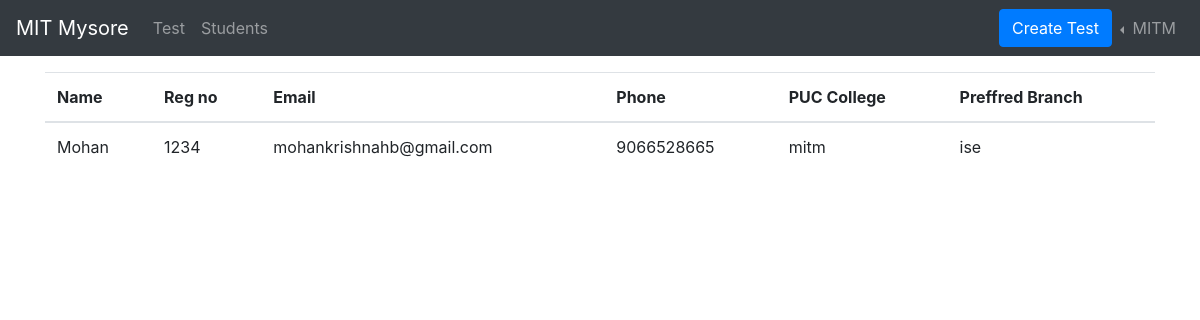
The page /i/student-list (signed in) on the database its author committed.
### users/models.py (models this page shows, shortened)
class Institute(models.Model):
    name = models.CharField(max_length=100)
    email = models.EmailField(unique=True)
    password = models.CharField(max_length=257)
    institute_code = models.CharField(
        max_length=20, default=random_code, unique=True)

class Student(models.Model):
    reg_no = models.CharField(max_length=20, blank=True, null=True)
    name = models.CharField(max_length=50)
    email = models.EmailField(unique=True)
    phone_number = models.CharField(max_length=20, unique=True)
    password = models.CharField(max_length=257)
    puc_college = models.CharField(max_length=200, blank=True, null=True)
    preffered_branch = models.CharField(max_length=100, blank=True, null=True)
    institute = models.ForeignKey(
        Institute, on_delete=models.CASCADE, related_name="students")

### users/views.py (the view)
# urls.py: path('i/student-list', views.studentList),
def studentList(request):
    if request.session.get('institute', False):
        email = request.session['institute']
        if Institute.objects.filter(email=email).exists():
            institute = Institute.objects.filter(email=email)[0]
            students = Student.objects.all()
            return render(request, "students.html", {"students": students, "institute": institute})
        else:
            return redirect('/log-in')
    else:
        return redirect('/log-in')

### templates/students.html (shortened to what this page needs)
{% extends "nav_institute.html" %} {% block content %}
<div class="container my-3">
    <div class="row">
        <div class="col">
            <div class="table-responsive">
                <table class="table">
                    <thead>
                        <tr>
                            <th>Name</th>
                            <th>Reg no</th>
                            <th>Email</th>
                            <th>Phone</th>
                            <th>PUC College</th>
                            <th>Preffred Branch</th>
                        </tr>
                    </thead>
                    <tbody>
                        {% for student in students %}
                        <tr>
                            <td>{{student.name}}</td>
                            <td>{{student.reg_no}}</td>
                            <td>{{student.email}}</td>
                            <td>{{student.phone_number}}</td>
                            <td>{{student.puc_college}}</td>
                            <td>{{student.preffered_branch}}</td>
                        </tr>
                        {% endfor %}
                    </tbody>
                </table>
            </div>
        </div>
    </div>
</div>
{% endblock %}

### templates/nav_institute.html (shortened to what this page needs)
<!DOCTYPE html>
<html lang="en">
<head>
  <link rel="stylesheet" href="https://maxcdn.bootstrapcdn.com/bootstrap/4.5.0/css/bootstrap.min.css" />
</head>
<body>
  <nav class="navbar navbar-expand-sm bg-dark navbar-dark">
    <a class="navbar-brand" href="/">MIT Mysore</a>
    <div class="collapse navbar-collapse" id="collapsibleNavbar">
      <ul class="navbar-nav mr-auto">
        <li class="nav-item">
          <a class="nav-link" href="/test/i/test-list">Test</a>
        </li>
        <li class="nav-item">
          <a class="nav-link" href="/i/student-list">Students</a>
        </li>
      </ul>
      <a class="btn btn-primary" href="/test/i/create-test">
        Create Test
      </a>
      <ul class="navbar-nav">
        <li class="nav-item dropdown dropleft">
          <a class="nav-link dropdown-toggle" href="#" id="navbardrop" data-toggle="dropdown">
            {{institute.name}}
          </a>
        </li>
      </ul>
    </div>
  </nav>
  {% block content %} {% endblock %}
</body>
</html>

### rows shown on the page
Institute: name "MITM"
Student: name "Mohan", reg_no "1234", email "mohankrishnahb@gmail.com", phone_number "9066528665", puc_college "mitm", preffered_branch "ise"
